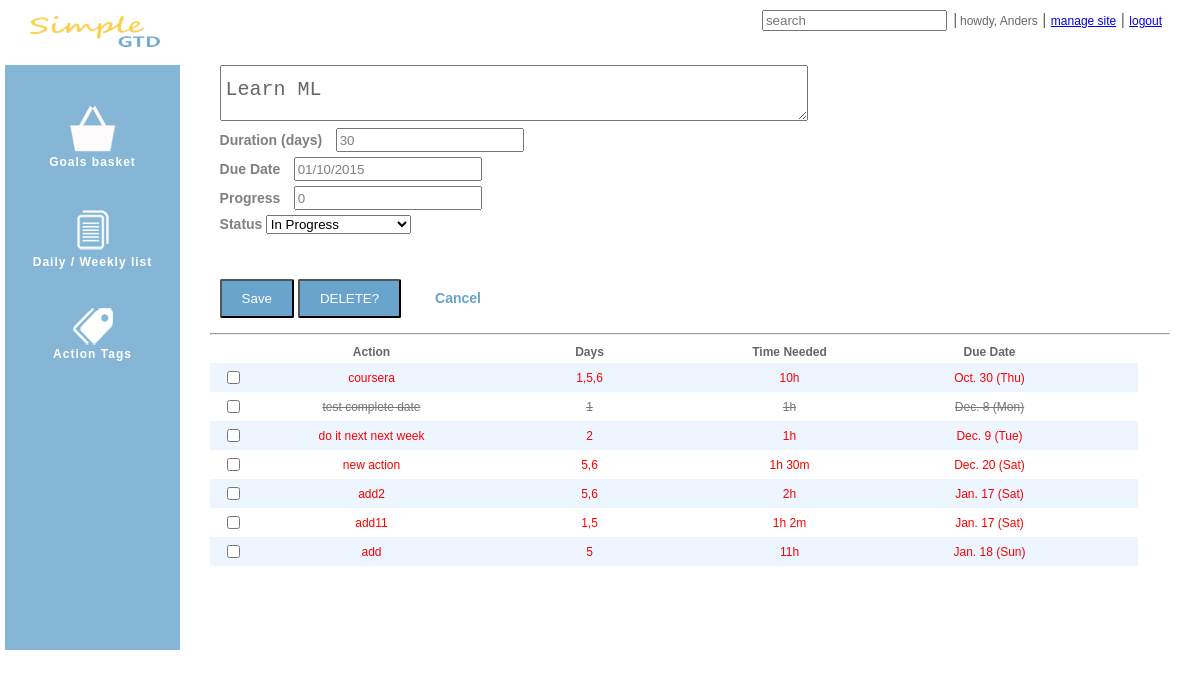
The page /goal/edit/5 (signed in) on the database as committed earlier.
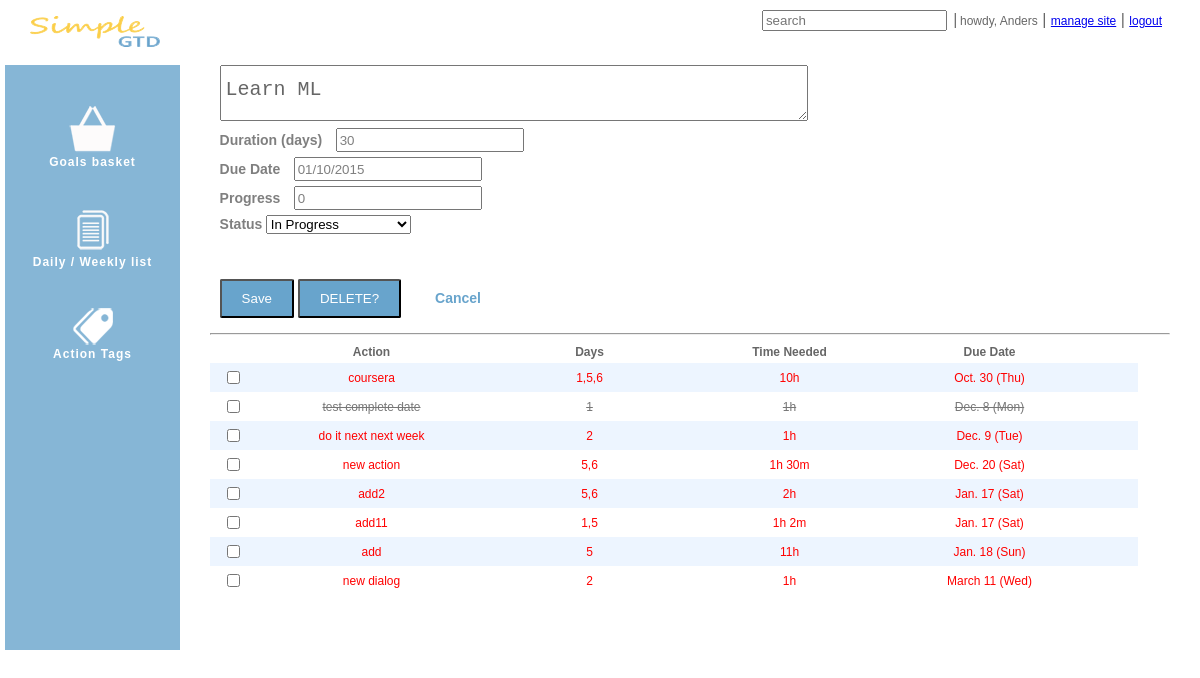
The same page on the database as committed later.
### simgtd/models.py (models this page shows, shortened)
class Goal(models.Model):
    subject = models.CharField(max_length=200)
    memo = models.TextField(max_length=1000, blank=True)
    duration = models.PositiveIntegerField(blank=True)
    start_date = models.DateTimeField(null=True, blank=True, default=datetime.datetime.now)
    due_date = models.DateTimeField(null=True, blank=True, default=datetime.datetime.now)
    remind_me = models.NullBooleanField(default=True, null=True, blank=True)
    created_date = models.DateTimeField(editable=False, default=datetime.datetime.now)
    completed_date = models.DateTimeField(editable=False, null=True)
    created_by = models.ForeignKey(User, default=Constants.user_admin)
    progress = models.PositiveSmallIntegerField(default=0)
    status = models.ForeignKey(Status, default=Constants.status_not_started)
    priority = models.ForeignKey(Priority, default=Constants.priority_normal)

class Action(models.Model):
    subject = models.CharField(max_length=200)
    memo = models.TextField(max_length=1000, blank=True)
    hours = models.PositiveSmallIntegerField(default=0)
    minutes = models.PositiveSmallIntegerField(default=0)
    start_date = models.DateTimeField(null=True, blank=True)
    due_date = models.DateTimeField(null=True, blank=True)
    created_date = models.DateTimeField(editable=False, default=datetime.datetime.now)
    created_by = models.ForeignKey(User, default=Constants.user_admin)
    completed_date = models.DateTimeField(editable=False, null=True)
    week_offset = models.PositiveSmallIntegerField(default=0, null=True, blank=True)
    days = models.CharField(max_length=50, null=True, blank=True)
    status = models.ForeignKey(Status, default=Constants.status_not_started)
    goal = models.ForeignKey(Goal, null=True, blank=True)
    tags = TaggableManager(blank=True)
    def time(self):
        ts = ''
        if self.hours > 0:
            ts = ts + str(self.hours) + 'h'
        if self.minutes > 0:
            ts = ts + " " + str(self.minutes) + 'm'
        return ts
    def overdue(self):
        now = timezone.make_aware(datetime.datetime.now(), timezone.get_default_timezone())
        return (self.status_id != Constants.status_completed) and (self.due_date < now)

### simgtd/views.py (the view)
# urls.py: url(r'^goal/edit/(?P<gid>\d+)', views.edit_goal),
@login_required
def edit_goal(request, gid):
    errors = []
    goal = None
    if request.method == 'POST':
        subject = request.POST['title']
        duration = request.POST['duration']
        due_date = request.POST['due_date']
        progress = request.POST['progress']
        status = request.POST['status']
        if subject and duration and due_date:
            goal = user_goals(request).get(id=gid)
            goal.subject = subject
            goal.duration = duration
            goal.due_date = datetime.strptime(due_date, '%m/%d/%Y')
            goal.progress = int(progress)
            goal.status_id = int(status)
            goal.save()
            return HttpResponseRedirect('/goal/list')
        else:
            if not subject:
                errors.append('Subject is required')
            if not duration:
                errors.append('Duration is required')
            if not due_date:
                errors.append('Due date is required')
    else:
        goal = get_object_or_404(user_goals(request), id=gid)
        actions = user_actions(request).filter(goal_id=gid).order_by('due_date')
    return render_to_response('simgtd/edit_goal.html',
                              RequestContext(request, {'goal': goal,
                                                       'actions': actions,
                                                       'status': Status.objects.all(),
                                                       'errors': errors}))

### simgtd/models.py (called while the page is built)
    @classmethod
    def inactive_list(cls):
        return [Constants.status_suspended,
                Constants.status_canceled]

### simgtd/views.py (called while the page is built)
def user_id(request):
    return request.user.id

def user_actions(request):
    return Action.objects.filter(created_by_id=user_id(request)) \
        .exclude(status_id__in=Status.inactive_list())

def user_goals(request):
    return Goal.objects.filter(created_by_id=user_id(request)) \
        .exclude(status_id__in=Status.inactive_list())

### templates/simgtd/edit_goal.html (shortened to what this page needs)
{% extends "base.html" %}
{% block content %}
    <form action="/goal/edit/{{ goal.id }}" method="post">
        <div id="add_goal_setting">
            <textarea type="text" id="quickTitle" name="title"
                      value placeholder="Add a goal..." autofocus="auotofocus"
                      style="height:30px">{{ goal.subject }}</textarea>
            <div class="field">
                <label class="field_label"  for="duration">Duration (days)</label>
                <input id="duration" type="number" name="duration" value="{{ goal.duration }}" class="field_label_input">
            </div>
            <div class="field">
                <label class="field_label" for="due_date">Due Date</label>
                <input id="due_date" type="text" name="due_date" class="field_label_input" value="{{ goal.due_date|date:'m/d/Y' }}">
            </div>
            <div class="field">
                <label class="field_label" for="progress">Progress</label>
                <input id="progress" type="text" name="progress" class="field_label_input" value="{{ goal.progress }}">
            </div>
            <div class="field">
                <label class="field_label" for="status">Status</label>
                <select id="status" name="status">
                    {% for s in status %}
                        <option value="{{ s.id }}">{{ s.name }}</option>
                    {% endfor %}
                </select>
            </div>
            <div class="field_button">
                <input type="submit" class="save" value="Save">
                <input type="button" id="delete" class="save" value="DELETE?">
                <a href="/goal/list" class="cancel">Cancel</a>
            </div>
        </div>
    </form>
    <hr />
    <table class="action_list">
        <thead>
        <tr>
            <th class="checkbox"></th>
            <th class="action">Action</th>
            <th class="assigned_days">Days</th>
            <th class="time_needed">Time Needed</th>
            <th class="due_date">Due Date</th>
        </tr>
        </thead>
        <tbody>
        {% for action in actions %}
            <tr data-id="{{ action.id }}" data-sid="{{ action.status_id }}"
                class="{% if action.status_id == 3 %}done{% endif %} {% if action.overdue %}overdue{% endif %}">
                <td class="checkbox"><input type="checkbox" name="complete"></td>
                <td class="clickable action">{{ action.subject }}</td>
                <td class="assigned_days" width="5%">{{ action.days }}</td>
                <td class="time_needed">
                    {% if action.time %}{{ action.time }}{% else %}NOT SET{% endif %}
                </td>
                <td class="due_date">{{ action.due_date|date:"N j (D)" }}</td>
                <td width="5%" {% if action.memo %}class="tooltip"{% endif %}>
                </td>
            </tr>
        {% endfor %}
        </tbody>
    </table>
{% endblock %}

### templates/base.html (shortened to what this page needs)
<!DOCTYPE html>
<html>
<head lang="en">
    <link type="text/css" rel="stylesheet" href="{{ STATIC_URL }}css/jquery-ui.css">
    <link type="text/css" rel="stylesheet" href="{{ STATIC_URL }}css/gtd.css">
</head>
<body>
    <div id="header">
        <div>
            <div class="header-primary">
                <a href="/">
                    <img src="{{ STATIC_URL }}images/logo.png" alt="Simple GTD" />
                </a>
            </div>
            <div class="header-secondary">
                <input id="search" type="search" name="search" placeholder="search">
                <span class="sep">|</span>
                <a class="header_account" title="{{ user.email }}">howdy, {{ user.first_name }}</a> |
                <a class="header_account" href="/admin/">manage site</a> |
                <a class="header_account" href="/logout/">logout</a>
            </div>
        </div>
    </div>
    <div id="wrapper">
        <div id="navigation">
            <div id="icon_menu_block">
                <a href="/goal/list" class="menu">
                    <span class="icon_menu"><img src="{{ STATIC_URL }}images/goals_basket.png" alt="Goals basket"></span>
                    <span class="icon_menu_subtitle">Goals basket</span>
                </a>
                <a href="/action/list" class="menu">
                    <span class="icon_menu"><img src="{{ STATIC_URL }}images/list.png" alt="Daily/Weekly list"></span>
                    <span class="icon_menu_subtitle">Daily / Weekly list</span>
                </a>
                <a href="/action/tags" class="menu">
                    <span class="icon_menu"><img src="{{ STATIC_URL }}images/tags.png" alt="Action Tags"></span>
                    <span class="icon_menu_subtitle">Action Tags</span>
                </a>
            </div>
        </div>
        <div id="content">
            {% block content %}{% endblock %}
        </div>
    </div>
</body>
</html>

### static/css/gtd.css (style rules this page uses)
body { font-family:Calibri, Arial, Helvetica, sans-serif; }
.clickable { cursor: pointer; }
#header { position: absolute; left: 0px; top:0px; padding: 10px 10px 0px 10px; width: 96%; height: 55px; background-color: white; display: table; }
.header-primary { float:left; position:relative; top:6px; left:20px; }
.header-secondary { text-align: right; color:rgba(0,0,0,0.6); }
#header .sep { margin: 0 -2px 0 2px; color:#717171; }
.header_account { display: inline-block; font-size: 12px; }
label[for=login_email], label[for=login_password], label[for=signup_name], label[for=signup_email], label[for=signup_password], label[for=signup_confirm_password], { margin-bottom: 0; }
label { font-weight: 700; font-size: 12px; color:rgba(0,0,0,0.5); cursor:default; }
div#navigation { margin:20px 85% 5px 5px; padding:5px 5px 5px 5px; height: 620px; background: rgba(104,164,204,0.8); color:white; font-size: 12px; font-weight: 600; letter-spacing: 1px; }
div#icon_menu_block { position: relative; margin-top: 40px; }
.icon_menu { display: block; text-align: center; padding: 40px 10px 1px 10px; }
.icon_menu_subtitle { display: block; text-align: center; color: white; }
a.menu { text-decoration: none; }
div#content { position: absolute; top: 50px; right: 30px; width: 80%; color: rgba(0,0,0,0.6); font-size: 12px; }
#add_goal_setting { width:60%; top:50px; margin: 15px 1%; }
#quickTitle { width: 100%; outline: none; padding: 12px 5px; font-size: 20px; color: rgba(0,0,0,0.6); font:thin; }
.field { display:block; margin: 5px 0; }
.field_label_input { width:180px; height:20px; margin-left: 10px; padding: 0px 2px; color: rgba(0, 0, 0, 0.5); }
.field_label { font-size: 14px; }
.field_button { color: rgba(0,0,0,0.5); font-weight: 600; padding-top: 40px; font-size: 14px; }
input.save { border-radius: 2px; padding: 10px 20px; background: #68a4cc; color: white; }
a.cancel { margin-left: 30px; color: #68a4cc; text-decoration: none; }
.action_list { border-spacing: 0; border-collapse: collapse; text-align: center; vertical-align: middle; color: rgba(0,0,0,0.6); }
.action_list th, .action_list td { padding: 5px; vertical-align: middle; }
.checkbox { width: 36px; }
.action { width: 221px; }
.assigned_days { width: 195px; }
.time_needed { width: 185px; }
.due_date { width: 195px; }
.action_list tbody tr:nth-child(odd) { background-color: #edf5ff; }
.action_list tbody tr.done { color: #777777; text-decoration: line-through; }
.action_list tbody tr.overdue { color: red; }

Rows that differ between the two databases and show on the page:
added Action: subject "new dialog", days "2", time "1h", due_date "March 11 (Wed)"
